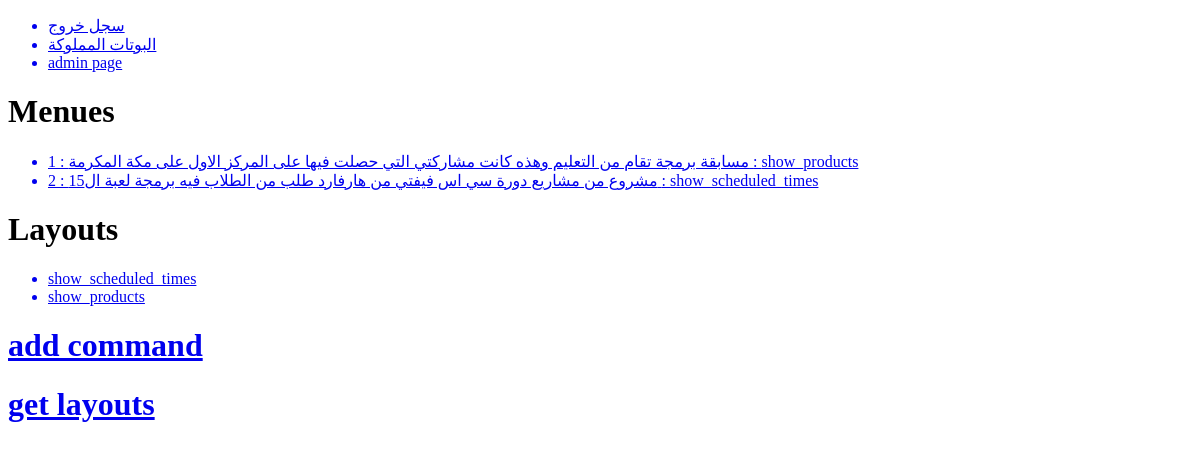
Page /bot/1 (signed in) on the earlier database version.
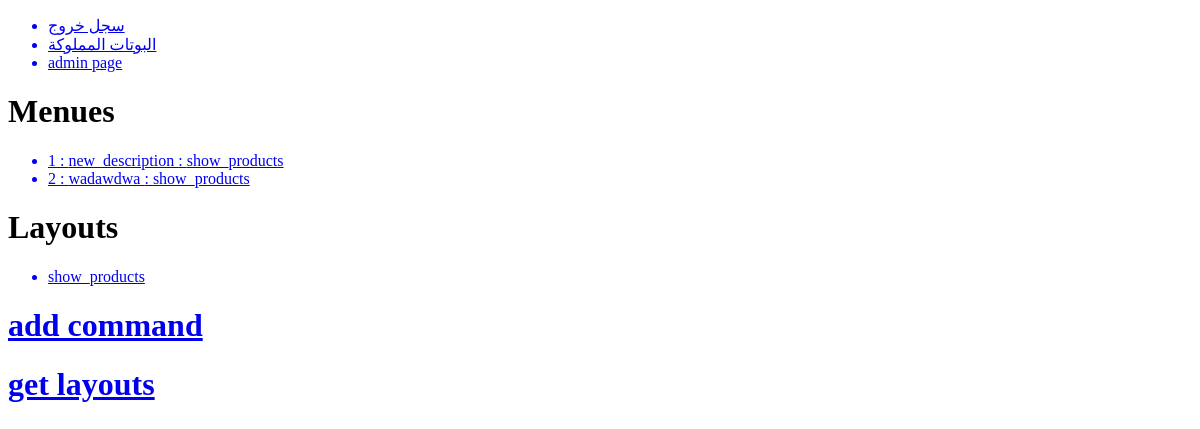
Same page on the later database version.
### CHATBOT/models.py (models this page shows)
class MenueModel(db.Model): # a model that stores bot possible procedures (every customer creates there own menues)
    id = db.Column(db.Integer, primary_key=True)
    bot_id = db.Column(db.Integer, db.ForeignKey("bot_model.id"), nullable=False)
    layout_id = db.Column(db.Integer, db.ForeignKey("layout_model.id"), nullable=False)
    command = db.Column(db.String(20), nullable=False)
    description = db.Column(db.String(150), nullable=False)
    viewable_objects = db.relationship("ViewableObjectModel", backref="menue")
    create_date = db.Column(db.DateTime, nullable=False, default=datetime.utcnow)
    update_date = db.Column(db.DateTime, nullable=False, default=datetime.utcnow)

class LayoutModel(db.Model): # represents how a command should be treated (we create the layouts)
    id = db.Column(db.Integer, primary_key=True) # add a description
    name = db.Column(db.String(50), nullable=False, unique=True) # maybe make this the primary_key
    menues = db.relationship("MenueModel", backref="layout")
    viewable_objects = db.relationship("ViewableObjectModel", backref="layout")
    create_date = db.Column(db.DateTime, nullable=False, default=datetime.utcnow)
    update_date = db.Column(db.DateTime, nullable=False, default=datetime.utcnow)

### CHATBOT/routes.py (the view)
@app.route("/bot/<int:bot_id>", methods=["GET", "POST"])
@login_required
def bot(bot_id): # C
    bot = BotModel.query.get(bot_id)
    if not bot or not bot.user == current_user:
        return redirect(url_for('index'))
    return render_template("bot.html", bot=bot)

### CHATBOT/models.py (called while the page is built)
@login_manager.user_loader
def load_user(user_id):
    return User.query.get(user_id)

### CHATBOT/routes.py (called while the page is built)
@app.context_processor
def utility_processor():
    def get_text(tag, language_list):
        return next(x.get("description") for x in language_list if x.get("tag") == tag)
    return dict(get_text=get_text)

### CHATBOT/templates/bot.html
{% extends "layout.html" %}
{% block content %}
    <h1>Menues</h1>
    <ul>
        {% for menue in bot.menues %}
        <a href="{{ url_for('menue', menue_id=menue.id) }}"><li>{{ menue.command }} : {{ menue.description }} : {{ menue.layout.name }}</li></a>
        {% endfor %}
    </ul>
    <h1>Layouts</h1>
    <ul>
        {% for layout in bot.layouts %}
        <a href="{{ url_for('layout', bot_id=bot.id, layout_id=layout.id) }}"><li>{{ layout.name }}</li></a>
        {% endfor %}
    </ul>
    <a href="{{ url_for('menue_create', bot_id=bot.id) }}"><h1>add command</h1></a>
    <a href="{{ url_for('layouts', bot_id=bot.id) }}"><h1>get layouts</h1></a>
{% endblock %}

### CHATBOT/templates/layout.html (shortened to what this page needs)
<!DOCTYPE html>
<html lang="en">
<head>
</head>
<body>
    <ul>
        {% if current_user.is_authenticated %}
        <a href="{{ url_for('logout') }}"><li>سجل خروج</li></a>
        <a href="{{ url_for('bots') }}"><li>البوتات المملوكة</li></a>
        {% if current_user.is_admin %}
        <a href="{{ url_for('admin') }}"><li>admin page</li></a>
        {% endif %}
        {% else %}
        <a href="{{ url_for('login') }}"><li>سجل دخول</li></a>
        {% endif %}
    </ul>
    {% block content %}
    {% endblock %}
</body>
</html>

Differences in the rows shown:
removed MenueModel: command "2", description "مشروع من مشاريع دورة سي اس فيفتي من هارفارد طلب من الطلاب فيه برمجة لعبة ال15", layout.name "show_scheduled_times"
removed LayoutModel: name "show_scheduled_times"
changed MenueModel: description "مسابقة برمجة تقام من التعليم وهذه كانت مشاركتي التي حصلت فيها على المركز الاول على مكة المكرمة" → "new_description"
added MenueModel: command "2", description "wadawdwa", layout.name "show_products"
